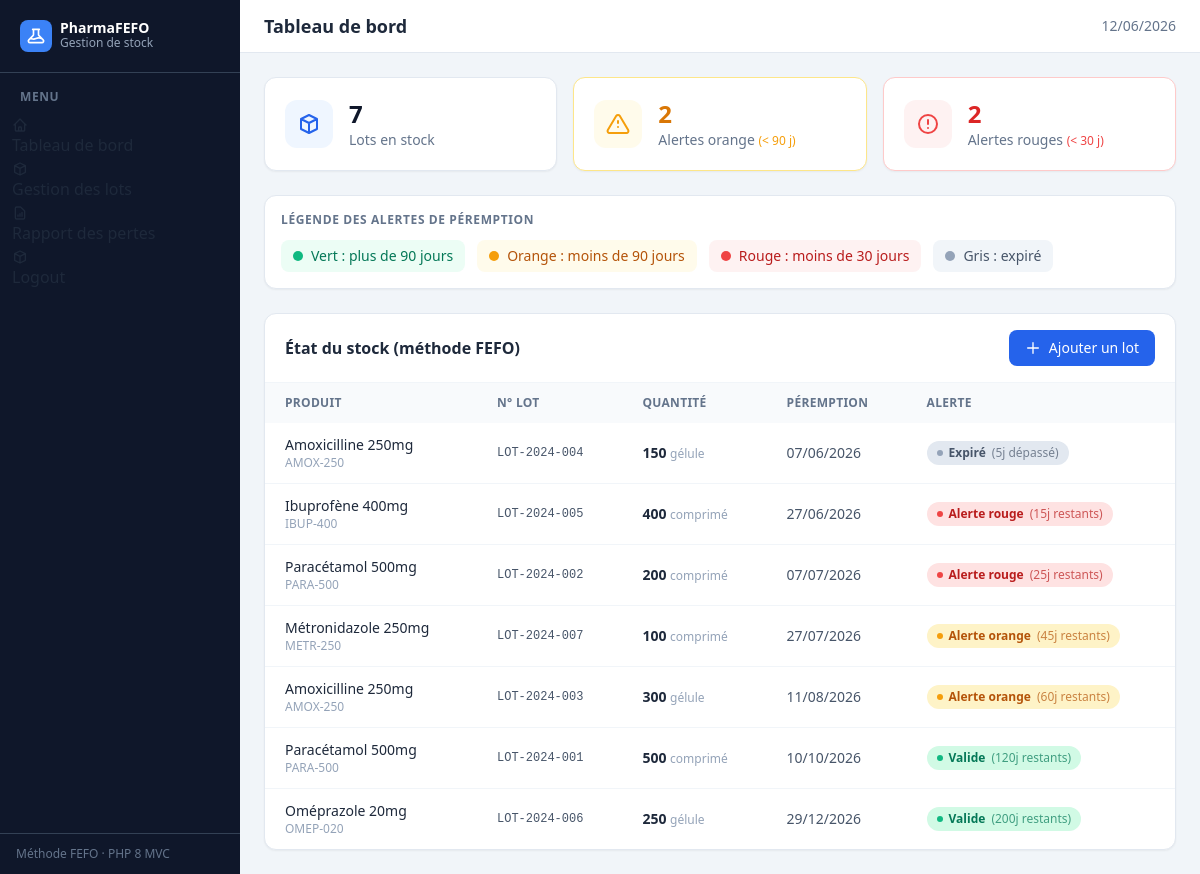
The page /public/index.php on the database its author committed.
### tables this page shows
CREATE TABLE stock_batches (
    id INT AUTO_INCREMENT PRIMARY KEY,
    product_id INT NOT NULL,
    batch_number VARCHAR(50) NOT NULL,
    quantity INT NOT NULL DEFAULT 0,
    expiry_date DATE NOT NULL,
    status ENUM('ACTIVE', 'EXPIRED') NOT NULL DEFAULT 'ACTIVE',
    created_at DATETIME DEFAULT CURRENT_TIMESTAMP,
    FOREIGN KEY (product_id) REFERENCES products(id) ON DELETE CASCADE
);

CREATE TABLE products (
    id INT AUTO_INCREMENT PRIMARY KEY,
    name VARCHAR(150) NOT NULL,
    reference VARCHAR(50) NOT NULL UNIQUE,
    unit VARCHAR(20) NOT NULL DEFAULT 'comprimé',
    unit_price DECIMAL(10, 2) NOT NULL DEFAULT 0.00,
    created_at DATETIME DEFAULT CURRENT_TIMESTAMP
);

### Src/controller/DashboardController.php (called while the page is built, shortened)
<?php
class DashboardController
{
    private StockBatchRepository $repo;
    public function __construct(StockBatchRepository $repo)
    {
        $this->repo = $repo;
    }
    public function index(): void
    {
        $lots         = $this->repo->findAll();
        $totalLots    = count($lots);
        $orangeAlerts = $this->repo->countOrangeAlerts();
        $redAlerts    = $this->repo->countRedAlerts();
        require __DIR__ . '/../../templates/dashboard/index.php';
    }
}

### Src/Repository/StockBatchRepository.php (called while the page is built, shortened)
<?php
class StockBatchRepository
{
    private PDO $pdo;
    public function __construct(PDO $pdo)
    {
        $this->pdo = $pdo;
    }
    private function baseQuery(): string
    {
        return "
            SELECT
                sb.*,
                p.name        AS product_name,
                p.reference   AS product_reference,
                p.unit_price  AS unit_price,
                p.unit        AS unit
            FROM stock_batches sb
            JOIN products p ON sb.product_id = p.id
        ";
    }
    public function findAll(): array
    {
        $stmt = $this->pdo->query($this->baseQuery() . " ORDER BY sb.expiry_date ASC");
        return array_map(fn($row) => new StockBatch($row), $stmt->fetchAll());
    }
    public function countOrangeAlerts(): int
    {
        $stmt = $this->pdo->query("
            SELECT COUNT(*) FROM stock_batches
            WHERE status = 'ACTIVE'
              AND expiry_date BETWEEN DATE_ADD(CURDATE(), INTERVAL 30 DAY)
                                 AND DATE_ADD(CURDATE(), INTERVAL 90 DAY)
        ");
        return (int) $stmt->fetchColumn();
    }
    public function countRedAlerts(): int
    {
        $stmt = $this->pdo->query("
            SELECT COUNT(*) FROM stock_batches
            WHERE status = 'ACTIVE'
              AND expiry_date BETWEEN CURDATE()
                                 AND DATE_ADD(CURDATE(), INTERVAL 30 DAY)
        ");
        return (int) $stmt->fetchColumn();
    }
}

### Src/Entity/stockbatch.php (called while the page is built, shortened)
<?php
class StockBatch
{
    public string $expiryDate;
    public string $status;
    public function __construct(array $data = [])
    {
        $this->batchNumber      = $data['batch_number'] ?? '';
        $this->quantity         = (int) ($data['quantity'] ?? 0);
        $this->expiryDate       = $data['expiry_date'] ?? '';
        $this->status           = $data['status'] ?? self::STATUS_ACTIVE;
        $this->productName      = $data['product_name'] ?? '';
        $this->productReference = $data['product_reference'] ?? '';
        $this->unit             = $data['unit'] ?? '';
    }
    public function getDaysRemaining(): int
    {
        $today  = new \DateTime('today');
        $expiry = new \DateTime($this->expiryDate);
        $diff   = $today->diff($expiry);
        return $expiry >= $today ? (int) $diff->days : -(int) $diff->days;
    }
    public function getAlertLevel(): string
    {
        if ($this->status === self::STATUS_EXPIRED) {
            return 'expired';
        }
        $days = $this->getDaysRemaining();
        if ($days <= self::ALERT_RED) return 'red';
        if ($days <= self::ALERT_ORANGE) return 'orange';
        return 'green';
    }
}

### templates/dashboard/index.php (the view)
<?php
$pageTitle = 'Tableau de bord';
require __DIR__ . '/../layouts/header.php';
?>
<div class="grid grid-cols-1 sm:grid-cols-3 gap-4 mb-6">
    <div class="bg-white rounded-xl p-5 shadow-sm border border-slate-200 flex items-center gap-4">
        <div class="w-12 h-12 bg-blue-50 rounded-xl flex items-center justify-center shrink-0">
            <svg class="w-6 h-6 text-blue-600" fill="none" stroke="currentColor" viewBox="0 0 24 24">
                <path stroke-linecap="round" stroke-linejoin="round" stroke-width="2"
                    d="M20 7l-8-4-8 4m16 0l-8 4m8-4v10l-8 4m0-10L4 7m8 4v10M4 7v10l8 4" />
            </svg>
        </div>
        <div>
            <p class="text-2xl font-bold text-slate-900"><?= $totalLots ?></p>
            <p class="text-sm text-slate-500">Lots en stock</p>
        </div>
    </div>
    <div class="bg-white rounded-xl p-5 shadow-sm border border-amber-200 flex items-center gap-4">
        <div class="w-12 h-12 bg-amber-50 rounded-xl flex items-center justify-center shrink-0">
            <svg class="w-6 h-6 text-amber-500" fill="none" stroke="currentColor" viewBox="0 0 24 24">
                <path stroke-linecap="round" stroke-linejoin="round" stroke-width="2"
                    d="M12 9v2m0 4h.01M10.29 3.86L1.82 18a2 2 0 001.71 3h16.94a2 2 0 001.71-3L13.71 3.86a2 2 0 00-3.42 0z" />
            </svg>
        </div>
        <div>
            <p class="text-2xl font-bold text-amber-600"><?= $orangeAlerts ?></p>
            <p class="text-sm text-slate-500">Alertes orange <span class="text-xs text-amber-500">(&lt; 90 j)</span></p>
        </div>
    </div>
    <div class="bg-white rounded-xl p-5 shadow-sm border border-red-200 flex items-center gap-4">
        <div class="w-12 h-12 bg-red-50 rounded-xl flex items-center justify-center shrink-0">
            <svg class="w-6 h-6 text-red-500" fill="none" stroke="currentColor" viewBox="0 0 24 24">
                <path stroke-linecap="round" stroke-linejoin="round" stroke-width="2"
                    d="M12 8v4m0 4h.01M21 12a9 9 0 11-18 0 9 9 0 0118 0z" />
            </svg>
        </div>
        <div>
            <p class="text-2xl font-bold text-red-600"><?= $redAlerts ?></p>
            <p class="text-sm text-slate-500">Alertes rouges <span class="text-xs text-red-500">(&lt; 30 j)</span></p>
        </div>
    </div>
</div>
<div class="bg-white rounded-xl p-4 shadow-sm border border-slate-200 mb-6">
    <p class="text-xs font-semibold text-slate-500 uppercase tracking-wider mb-3">Légende des alertes de péremption</p>
    <div class="flex flex-wrap gap-3">
        <span class="inline-flex items-center gap-2 text-sm text-emerald-700 bg-emerald-50 px-3 py-1.5 rounded-lg">
            <span class="w-2.5 h-2.5 rounded-full bg-emerald-500"></span> Vert : plus de 90 jours
        </span>
        <span class="inline-flex items-center gap-2 text-sm text-amber-700 bg-amber-50 px-3 py-1.5 rounded-lg">
            <span class="w-2.5 h-2.5 rounded-full bg-amber-500"></span> Orange : moins de 90 jours
        </span>
        <span class="inline-flex items-center gap-2 text-sm text-red-700 bg-red-50 px-3 py-1.5 rounded-lg">
            <span class="w-2.5 h-2.5 rounded-full bg-red-500"></span> Rouge : moins de 30 jours
        </span>
        <span class="inline-flex items-center gap-2 text-sm text-slate-600 bg-slate-100 px-3 py-1.5 rounded-lg">
            <span class="w-2.5 h-2.5 rounded-full bg-slate-400"></span> Gris : expiré
        </span>
    </div>
</div>
<div class="bg-white rounded-xl shadow-sm border border-slate-200 overflow-hidden">
    <div class="px-5 py-4 border-b border-slate-100 flex items-center justify-between">
        <h2 class="font-semibold text-slate-800">État du stock (méthode FEFO)</h2>
        <a href="index.php?page=lots&action=create"
            class="inline-flex items-center gap-2 bg-blue-600 hover:bg-blue-700 text-white text-sm font-medium px-4 py-2 rounded-lg transition-colors">
            <svg class="w-4 h-4" fill="none" stroke="currentColor" viewBox="0 0 24 24">
                <path stroke-linecap="round" stroke-linejoin="round" stroke-width="2" d="M12 4v16m8-8H4" />
            </svg>
            Ajouter un lot
        </a>
    </div>
    <?php if (empty($lots)): ?>
        <div class="text-center py-12 text-slate-400">
            <svg class="w-10 h-10 mx-auto mb-3 opacity-50" fill="none" stroke="currentColor" viewBox="0 0 24 24">
                <path stroke-linecap="round" stroke-linejoin="round" stroke-width="2"
                    d="M20 13V6a2 2 0 00-2-2H6a2 2 0 00-2 2v7m16 0v5a2 2 0 01-2 2H6a2 2 0 01-2-2v-5m16 0h-2.586a1 1 0 00-.707.293l-2.414 2.414a1 1 0 01-.707.293h-3.172a1 1 0 01-.707-.293l-2.414-2.414A1 1 0 006.586 13H4" />
            </svg>
            Aucun lot enregistré.
        </div>
    <?php else: ?>
        <div class="overflow-x-auto">
            <table class="w-full text-sm">
                <thead>
                    <tr class="bg-slate-50 text-slate-500 uppercase text-xs tracking-wide">
                        <th class="text-left px-5 py-3 font-semibold">Produit</th>
                        <th class="text-left px-5 py-3 font-semibold">N° Lot</th>
                        <th class="text-left px-5 py-3 font-semibold">Quantité</th>
                        <th class="text-left px-5 py-3 font-semibold">Péremption</th>
                        <th class="text-left px-5 py-3 font-semibold">Alerte</th>
                    </tr>
                </thead>
                <tbody class="divide-y divide-slate-100">
                    <?php foreach ($lots as $lot): ?>
                        <tr class="hover:bg-slate-50 transition-colors">
                            <td class="px-5 py-3">
                                <span class="font-medium text-slate-800"><?= htmlspecialchars($lot->productName) ?></span>
                                <span class="block text-xs text-slate-400"><?= htmlspecialchars($lot->productReference) ?></span>
                            </td>
                            <td class="px-5 py-3 text-slate-600 font-mono text-xs"><?= htmlspecialchars($lot->batchNumber) ?></td>
                            <td class="px-5 py-3 font-semibold"><?= $lot->quantity ?> <span class="text-xs font-normal text-slate-400"><?= htmlspecialchars($lot->unit) ?></span></td>
                            <td class="px-5 py-3 text-slate-600"><?= date('d/m/Y', strtotime($lot->expiryDate)) ?></td>
                            <td class="px-5 py-3"><?php include __DIR__ . '/../layouts/_alert_badge.php'; ?></td>
                        </tr>
                    <?php endforeach; ?>
                </tbody>
            </table>
        </div>
    <?php endif; ?>
</div>
<?php require __DIR__ . '/../layouts/footer.php'; ?>

### public/index.php (shortened to what this page needs)
<?php
spl_autoload_register(function (string $class) {
    $base = __DIR__ . '/../src/';
    $file = $base . str_replace(['App\\', '\\'], ['', '/'], $class) . '.php';
});
$pdo         = getConnection();
$batchRepo   = new StockBatchRepository($pdo);
$page   = $_GET['page']   ?? 'dashboard';
switch ($page) {
    case 'dashboard':
        $ctrl = new DashboardController($batchRepo);
        $ctrl->index();
        break;
}

### templates/layouts/header.php (shortened to what this page needs)
<!DOCTYPE html>
<html lang="fr">
<head>
    <script src="https://cdn.tailwindcss.com"></script>
</head>
<body class="bg-slate-100 text-slate-800 min-h-screen flex">
<aside class="w-60 min-h-screen bg-slate-900 flex flex-col shrink-0">
    <div class="px-5 py-5 border-b border-slate-700">
        <div class="flex items-center gap-2">
            <div class="w-8 h-8 bg-blue-500 rounded-lg flex items-center justify-center">
            </div>
            <div>
                <div class="text-white font-bold text-sm leading-none">PharmaFEFO</div>
                <div class="text-slate-400 text-xs">Gestion de stock</div>
            </div>
        </div>
    </div>
    <nav class="flex-1 px-3 py-4 flex flex-col gap-1">
        <p class="text-xs text-slate-500 uppercase tracking-wider px-2 mb-2 font-semibold">Menu</p>
        <a href="index.php?page=dashboard"
            class="nav-link <?= (($page ?? $_GET['page'] ?? 'dashboard') === 'dashboard') ? 'active' : '' ?> ">
            <svg class="w-4 h-4" fill="none" stroke="currentColor" viewBox="0 0 24 24">
                <path stroke-linecap="round" stroke-linejoin="round" stroke-width="2"
                    d="M3 12l2-2m0 0l7-7 7 7M5 10v10a1 1 0 001 1h3m10-11l2 2m-2-2v10a1 1 0 01-1 1h-3m-6 0a1 1 0 001-1v-4a1 1 0 011-1h2a1 1 0 011 1v4a1 1 0 001 1m-6 0h6" />
            </svg>
        </a>
        <a href="index.php?page=lots"
            class="nav-link <?= (($page ?? $_GET['page'] ?? '') === 'lots') ? 'active' : '' ?>">
            <svg class="w-4 h-4" fill="none" stroke="currentColor" viewBox="0 0 24 24">
                <path stroke-linecap="round" stroke-linejoin="round" stroke-width="2"
                    d="M20 7l-8-4-8 4m16 0l-8 4m8-4v10l-8 4m0-10L4 7m8 4v10M4 7v10l8 4" />
            </svg>
        </a>
        <a href="index.php?page=rapport"
            class="nav-link <?= (($page ?? $_GET['page'] ?? '') === 'rapport') ? 'active' : '' ?>">
            <svg class="w-4 h-4" fill="none" stroke="currentColor" viewBox="0 0 24 24">
                <path stroke-linecap="round" stroke-linejoin="round" stroke-width="2"
                    d="M9 17v-2m3 2v-4m3 4v-6m2 10H7a2 2 0 01-2-2V5a2 2 0 012-2h5.586a1 1 0 01.707.293l5.414 5.414a1 1 0 01.293.707V19a2 2 0 01-2 2z" />
            </svg>
        </a>
        <a href="index.php?action=logout"
            class="nav-link <?= (($page ?? $_GET['page'] ?? '') === 'lots') ? 'active' : '' ?>">
            <svg class="w-4 h-4" fill="none" stroke="currentColor" viewBox="0 0 24 24">
                <path stroke-linecap="round" stroke-linejoin="round" stroke-width="2"
                    d="M20 7l-8-4-8 4m16 0l-8 4m8-4v10l-8 4m0-10L4 7m8 4v10M4 7v10l8 4" />
            </svg>
        </a>
    </nav>
    <div class="px-4 py-3 border-t border-slate-700">
        <p class="text-xs text-slate-500">Méthode FEFO · PHP 8 MVC</p>
    </div>
</aside>
<main class="flex-1 flex flex-col min-h-screen">
    <header class="bg-white border-b border-slate-200 px-6 py-3 flex items-center justify-between shrink-0">
        <h1 class="text-lg font-semibold text-slate-800"><?= htmlspecialchars($pageTitle ?? 'Tableau de bord') ?></h1>
        <div class="text-sm text-slate-500"><?= date('d/m/Y') ?></div>
    </header>
    <div class="flex-1 p-6">

### templates/layouts/_alert_badge.php
<?php
$level = $lot->getAlertLevel();
$days  = $lot->getDaysRemaining();
$configs = [
    'green'   => ['bg' => 'bg-emerald-100', 'text' => 'text-emerald-700', 'dot' => 'bg-emerald-500', 'label' => 'Valide'],
    'orange'  => ['bg' => 'bg-amber-100',   'text' => 'text-amber-700',   'dot' => 'bg-amber-500',   'label' => 'Alerte orange'],
    'red'     => ['bg' => 'bg-red-100',      'text' => 'text-red-700',     'dot' => 'bg-red-500',     'label' => 'Alerte rouge'],
    'expired' => ['bg' => 'bg-slate-200',    'text' => 'text-slate-600',   'dot' => 'bg-slate-400',   'label' => 'Expiré'],
];
$cfg = $configs[$level];
$daysLabel = $days < 0 ? abs($days) . 'j dépassé' : $days . 'j restants';
?>
<span class="inline-flex items-center gap-1.5 px-2.5 py-1 rounded-full text-xs font-semibold <?= $cfg['bg'] ?> <?= $cfg['text'] ?>">
    <span class="w-1.5 h-1.5 rounded-full <?= $cfg['dot'] ?>"></span>
    <?= $cfg['label'] ?>
    <span class="opacity-70 font-normal">(<?= $daysLabel ?>)</span>
</span>

### templates/layouts/footer.php
    </div>
</main>
</body>
</html>

### templates/layouts/header.php (style rules this page uses)
:root { --accent: #0f6cbf; }
.nav-link { @apply flex items-center gap-2 px-3 py-2 rounded-lg text-slate-300 hover:bg-slate-700 hover:text-white transition-colors text-sm font-medium; }
.nav-link.active { @apply bg-blue-600 text-white; }

### rows shown on the page
stock_batches: product.name "Amoxicilline 250mg", product.reference "AMOX-250", batch_number "LOT-2024-004", quantity "150", product.unit "gélule", expiry_date "07/06/2026", status "Expiré", expiry_date "5j dépassé"
stock_batches: product.name "Ibuprofène 400mg", product.reference "IBUP-400", batch_number "LOT-2024-005", quantity "400", product.unit "comprimé", expiry_date "27/06/2026", expiry_date "Alerte rouge", expiry_date "15j restants"
stock_batches: product.name "Paracétamol 500mg", product.reference "PARA-500", batch_number "LOT-2024-002", quantity "200", product.unit "comprimé", expiry_date "07/07/2026", expiry_date "Alerte rouge", expiry_date "25j restants"
stock_batches: product.name "Métronidazole 250mg", product.reference "METR-250", batch_number "LOT-2024-007", quantity "100", product.unit "comprimé", expiry_date "27/07/2026", expiry_date "Alerte orange", expiry_date "45j restants"
stock_batches: product.name "Amoxicilline 250mg", product.reference "AMOX-250", batch_number "LOT-2024-003", quantity "300", product.unit "gélule", expiry_date "11/08/2026", expiry_date "Alerte orange", expiry_date "60j restants"
stock_batches: product.name "Paracétamol 500mg", product.reference "PARA-500", batch_number "LOT-2024-001", quantity "500", product.unit "comprimé", expiry_date "10/10/2026", expiry_date "120j restants"
stock_batches: product.name "Oméprazole 20mg", product.reference "OMEP-020", batch_number "LOT-2024-006", quantity "250", product.unit "gélule", expiry_date "29/12/2026", expiry_date "200j restants"

### other values the page prints
$pageTitle "Tableau de bord"
$totalLots "7"
$orangeAlerts "2"
$redAlerts "2"
